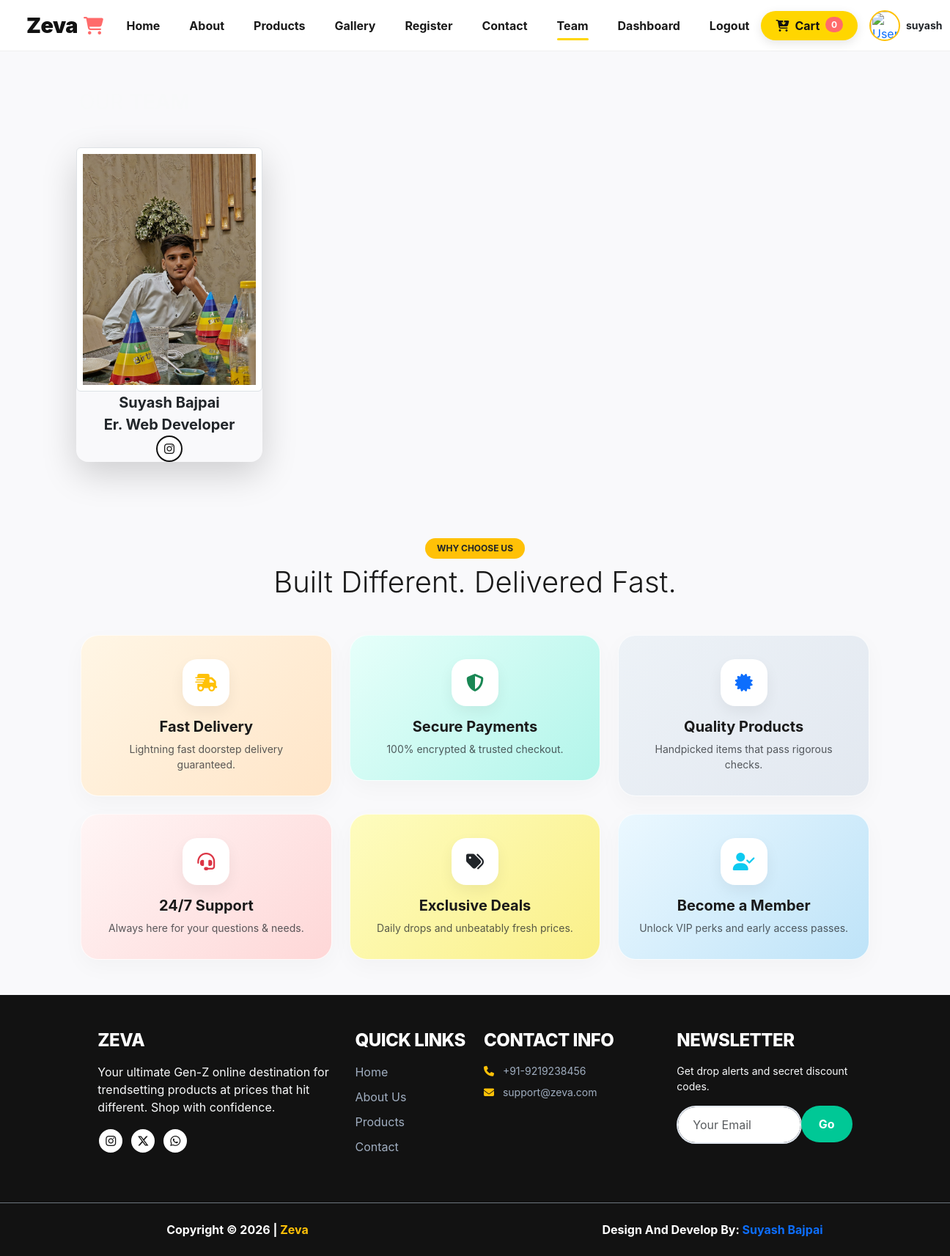
Page /user/team/ (signed in) on the committed database.
### user/models.py (models this page shows)
class tblteam(models.Model):
    name=models.CharField(max_length=200,null=True)
    designation=models.CharField(max_length=200,null=True)
    picture=models.ImageField(upload_to="team/",null=True)

### user/views.py (the view)
# urls.py: path('team/', views.team, name='team'),
def team(request):
    data=tblteam.objects.all()
    mydict={"teamdata":data}
    return render(request,"user/team.html",mydict)

### user/context_processors.py (called while the page is built)
def js_urls(request):
    urls = {
        'updateCartItemUrl': reverse('user:update_cart_item'),
        'userLoginUrl': reverse('user:login'),
        'userProductsUrl': reverse('user:products'),
        'customerIndexUrl': reverse('customer:index'),
        'userIndexUrl': reverse('user:index'),
        'userRegisterUrl': reverse('user:register'),
        'customerProfileUrl': reverse('customer:profile'),
        'customerLogoutUrl': reverse('customer:logout'),
        'customerMyOrderUrl': reverse('customer:myorder'),
        'customerOrderDetailUrl': reverse('customer:orderdetail'),
        'userCartUrl': reverse('user:cart'), # Ensure this is included
        'userProfileUrl': reverse('user:uprofile'), # Add this for the footer link
    }
    return {'js_urls': json.dumps(urls)}

def cart_context(request):
    cart_count = 0
    cart_images = []
    email = request.session.get("email")
    if email:
        cart_count = tbl_cart.objects.filter(userid=email).count()
        recent_items = tbl_cart.objects.filter(userid=email).select_related('product').order_by('-id')[:5]
        for item in recent_items:
            if item.product and item.product.product_picture:
                cart_images.append(item.product.product_picture.url)
    return {
        'cart_count': cart_count,
        'cart_images_json': json.dumps(cart_images)
    }

### templates/user/team.html
{% extends 'base.html' %}
{% load static %}
{% block xyz %}
        <div class="row">
            <div class="row py-5 bg-color3 text-light ">
                <div class="col-sm-10 mx-auto">
                    <div class="row">
                        <p class="fs-3 text-light">OUR <b class="text-light">TEAM</b></p>
                        <hr class="w-25">
                    </div>
                    <div class="row t">
                         {% for x in teamdata%}
                        <div class="col-sm-3 p-2 rounded-4">
                            <div class="shadow-lg team rounded-4 text-center">
                                {% if x.picture and x.picture.url %}
                                <img src="{{ x.picture.url }}" class="img-thumbnail p-2 " alt="{{ x.name }}">
                                {% endif %}
                                <b class="text-dark fw-bold fs-5">{{x.name}}</b><br>
                                <b class="text-dark fw-bold fs-5">{{x.designation}}</b><br>
                                <i class="fa-brands fa-instagram rounded-circle t"></i>
                            </div>
                        </div>
                        {% endfor %}
                    </div>
                </div>
            </div>
        </div>
{% endblock %}

### static/css/global.css (style rules this page uses)
:root { --bg-main: #F9F9FB; --bg-card: #FFFFFF; --text-main: #1A1A1A; --accent-yellow: #FFD600; --accent-coral: #FF6B6B; --accent-mint: #00C896; --charcoal: #121212; --charcoal-light: #1E1E1E; --navy-dark: #0A1628; --navy-light: #1E293B; --violet-main: #7C3AED; --violet-hover: #6D28D9; --lavender-bg: #F4F5F7; }
body { font-family: 'Inter', system-ui, -apple-system, sans-serif; margin: 0; padding: 0; background-color: var(--bg-main); color: var(--text-main); }
.bg-color2 { background-color: var(--bg-main) !important; }

### static/css/main_site.css (style rules this page uses)
body.bg-color2 { background-color: var(--bg-main) !important; color: var(--text-main) !important; }
.t.fa-brands { display: inline-flex; align-items: center; justify-content: center; color: var(--charcoal); border: 2px solid var(--charcoal); background-color: #ffffff; height: 36px; width: 36px; border-radius: 50%; transition: all 0.4s cubic-bezier(0.68, -0.55, 0.265, 1.55); }

### rows in the picture
tblteam: picture (picture), name "Suyash Bajpai", designation "Er. Web Developer"

### other values in the picture
{{ request.session.uname }} "suyash"
